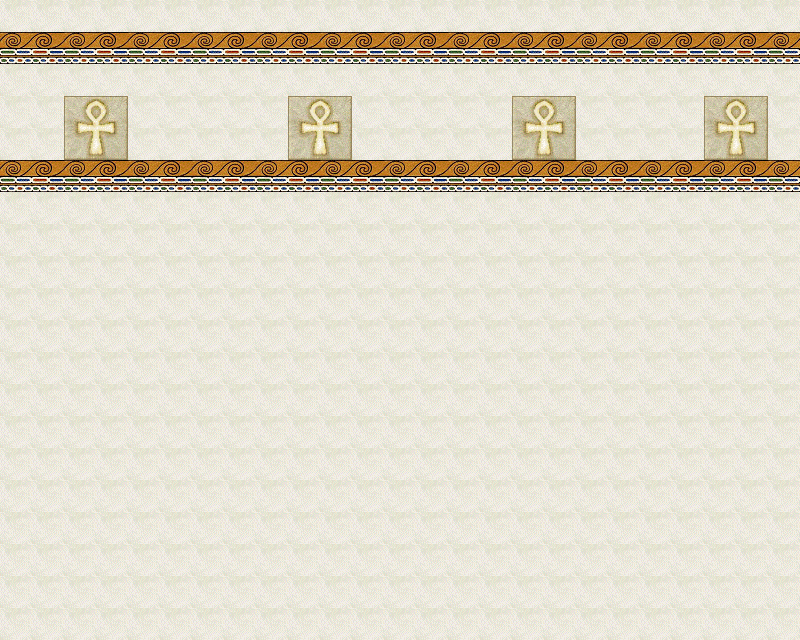

Below is a game level as drawn by its tile map, then a one-line description and the .tmx that defines it (tile-layer data replaced by summaries):
An orthogonal 25x20 tile map with 32x32 px tiles, 2 tile layers (bg, decoration).

<map version="1.0" orientation="orthogonal" width="25" height="20" tilewidth="32" tileheight="32">
 <tileset firstgid="1" name="egypt_tilset" tilewidth="32" tileheight="32">
  <image source="egypt_tilset.png" width="256" height="2080" />
 </tileset>
 <layer name="bg" width="25" height="20">
  <data>[500 cells, 500 non-empty, 5 distinct tile ids]</data>
 </layer>
 <layer name="decoration" width="25" height="20">
  <data>[500 cells, 125 non-empty, 7 distinct tile ids]</data>
 </layer>
</map>
